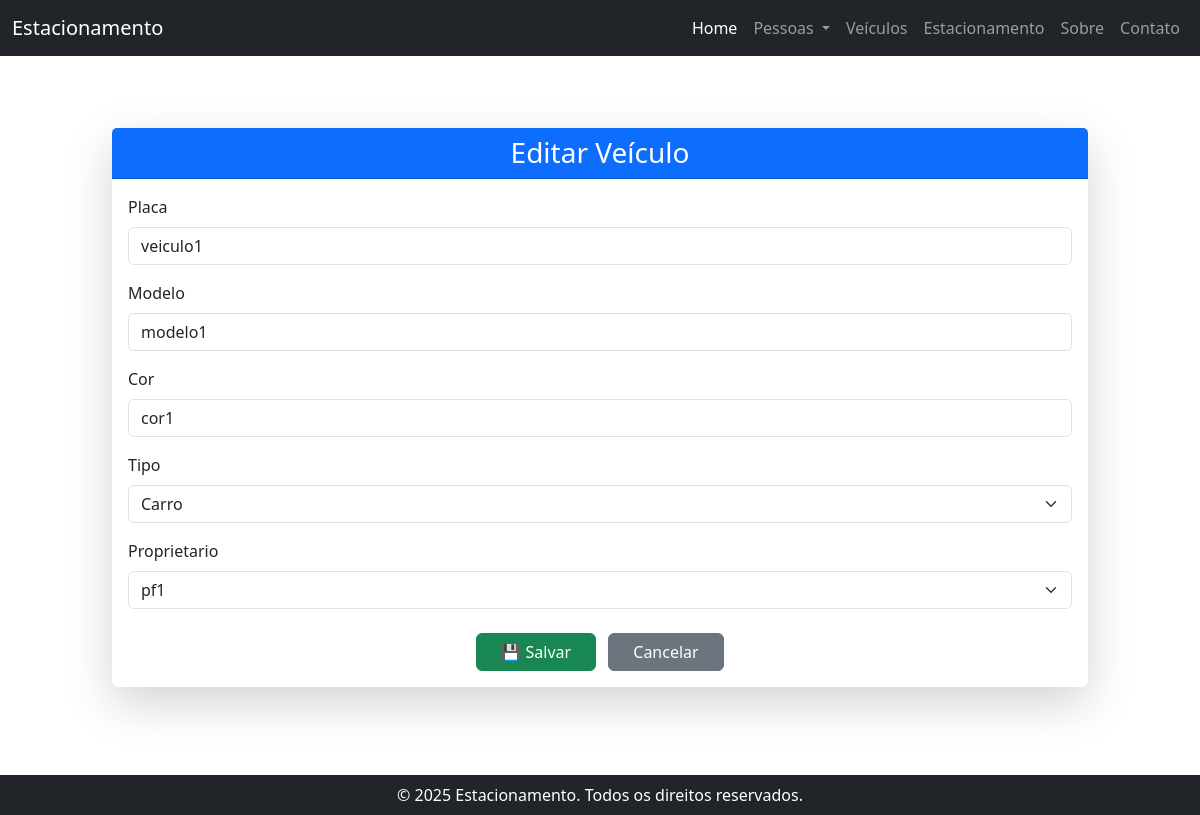
The page /veiculos/editar/2/ on the database its author committed.
### src/veiculo/models.py (models this page shows, shortened)
class Veiculo(models.Model):
    TIPO_CHOICES = [
        ('Carro', 'Carro'),
        ('Moto', 'Moto'),
        ('Outro', 'Outro'),
    ]
    placa = models.CharField(max_length=10, unique=True)
    modelo = models.CharField(max_length=50)
    cor = models.CharField(max_length=30)
    tipo = models.CharField(max_length=10, choices=TIPO_CHOICES, default='Carro')
    proprietario = models.ForeignKey(Cliente, on_delete=models.CASCADE)

### src/veiculo/views.py (the view)
# urls.py: path('veiculos/editar/<int:pk>/', VeiculoUpdateView.as_view(), name='veiculo_editar'),
class VeiculoUpdateView(UpdateView):
    model = Veiculo
    form_class = VeiculoForm
    template_name = 'veiculo_form.html'
    success_url = reverse_lazy('veiculos')

### src/veiculo/forms.py
class VeiculoForm(forms.ModelForm):
    class Meta:
        model = Veiculo
        fields = ['placa', 'modelo', 'cor', 'tipo', 'proprietario']
        widgets = {
            'placa': TextInput(attrs={'class': 'form-control'}),
            'modelo': TextInput(attrs={'class': 'form-control'}),
            'cor': TextInput(attrs={'class': 'form-control'}),
            'tipo': Select(attrs={'class': 'form-select'}),
            'proprietario': Select(attrs={'class': 'form-select'}),
        }

### src/pessoa/models.py (called while the page is built)
	def __str__(self):
		if self.tipoCliente == 'PF' and self.pessoa_fisica:
			return self.pessoa_fisica.nome
		elif self.tipoCliente == 'PJ' and self.pessoa_juridica:
			return self.pessoa_juridica.nome
		return 'Cliente sem pessoa vinculada'

### src/veiculo/templates/veiculo_form.html (shortened to what this page needs)
{% extends 'base.html' %}
{% load widget_tweaks %}
{% load static %}
{% block content %}
<div class="container py-5">
  <div class="card shadow-lg border-0">
    <div class="card-header bg-primary text-white text-center">
      <h3 class="mb-0">{% if object %}Editar Veículo{% else %}Cadastrar Veículo{% endif %}</h3>
    </div>
    <div class="card-body">
      <form method="post" novalidate>
        {% for field in form %}
          <div class="mb-3">
            <label for="{{ field.id_for_label }}" class="form-label">{{ field.label }}</label>
            {{ field|add_class:"form-control" }}
          </div>
        {% endfor %}
        <div class="text-center mt-4">
          <button type="submit" class="btn btn-success px-4 me-2">💾 Salvar</button>
          <a href="{% url 'veiculos' %}" class="btn btn-secondary px-4">Cancelar</a>
        </div>
      </form>
    </div>
  </div>
</div>
{% endblock %}

### rows shown on the page
Veiculo: form "veiculo1" "modelo1" "cor1" "Carro" "pf1"

### other values the page prints
{{ field.label }} "Placa" "Modelo" "Cor" "Tipo" "Proprietario"
